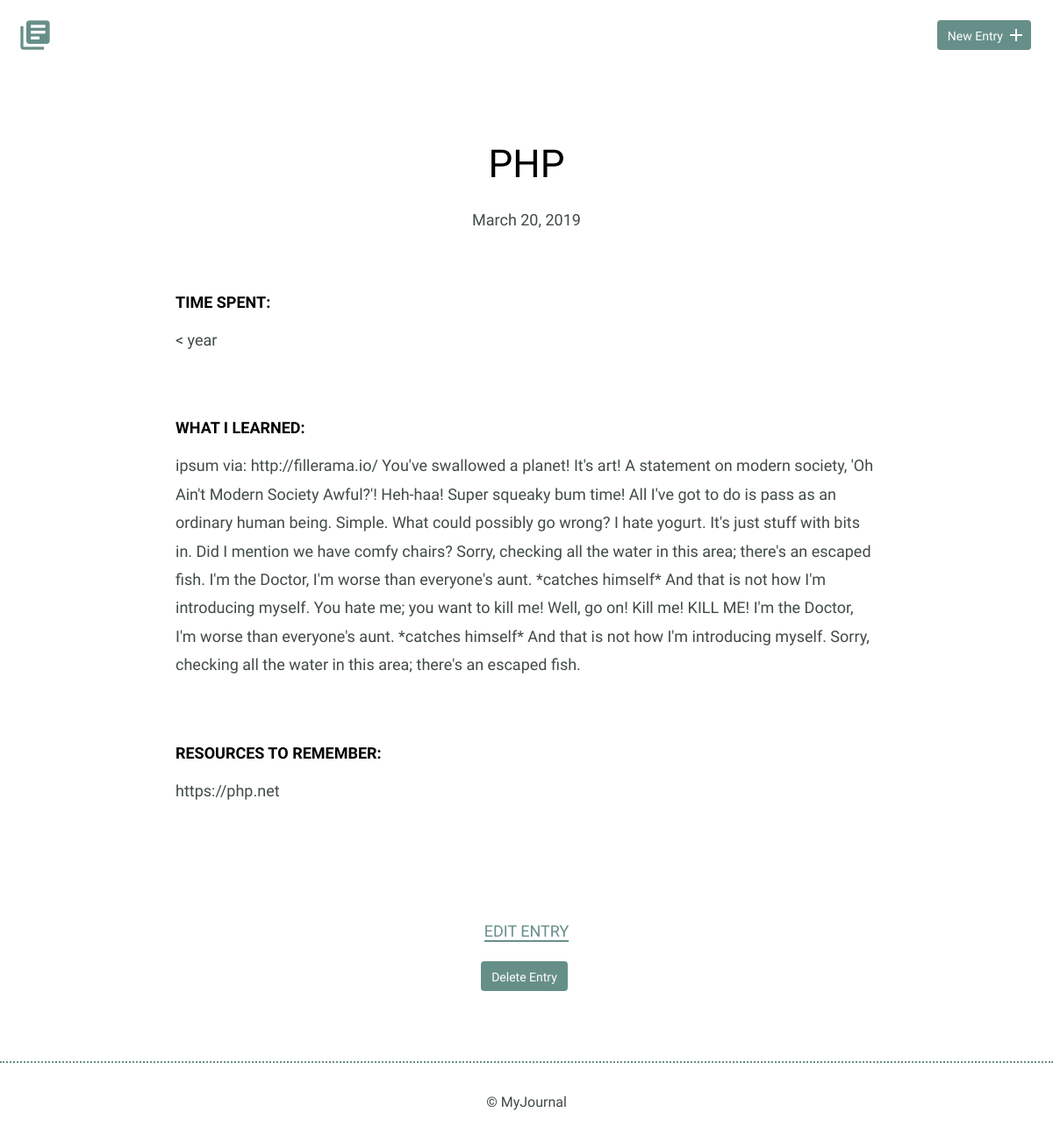
The page /detail.php?id=21 on the database its author committed.
### tables this page shows
CREATE TABLE "entries" (
	`id`	INTEGER,
	`title`	TEXT,
	`date`	TEXT,
	`time_spent`	INTEGER,
	`learned`	BLOB,
	`resources`	BLOB,
	PRIMARY KEY(`id`)
);

### inc/functions.php (called while the page is built, shortened)
<?php
function get_journal_entry($entry_id){
  include 'connection.php';
  $sql = 'SELECT * FROM entries WHERE id = ?';
  try {
    $results = $db->prepare($sql);
    $results->bindValue(1, $entry_id, PDO::PARAM_INT);
    $results->execute();
  } catch (Exception $e) {
    echo $e->getMessage();
    return false;
  }
  return $results->fetch();
}

### detail.php (the view, shortened to what this page needs)
<?php
require_once "inc/functions.php";
if (isset($_GET['id'])) {
  list($entry_id, $title, $date, $time_spent, $learned, $resources) = get_journal_entry(filter_input(INPUT_GET, 'id', FILTER_SANITIZE_NUMBER_INT));
}
include "inc/header.php";
?>
  <div class="entry-list single">
    <article>
      <h1><?php echo $title ?></h1>
      <br>
      <time datetime="<?php echo $date ?>"><?php echo strftime("%B %d, %Y", strtotime($date)); ?></time>
      <div class="entry">
        <h3>Time Spent: </h3>
        <p><?php echo $time_spent ?></p>
      </div>
      <div class="entry">
        <h3>What I Learned:</h3>
        <p><?php echo $learned ?></p>
      </div>
      <div class="entry">
        <h3>Resources to Remember:</h3>
        <p><?php echo $resources ?></p>
      </div>
    </article>
  </div>
  <div class="edit">
    <p><a href="edit.php?id=<?php echo $entry_id?>">Edit Entry</a></p>
    <form method='post' onsubmit=\"return confirm('Are you sure?');\">
      <input type='submit' class='button button-danger' value='Delete Entry' />
    </form>
  </div>
<?php include "inc/footer.php" ?>

### css/site.css (style rules this page uses)
body { font-size: 16px; color: #404a49; font-family: 'Cousine', serif; font-weight: 400; }
.button { padding: 8px 10px 6px 10px; background: #678f89; border: 2px solid #678f89; border-radius: 4px; text-decoration: none; color: #FFF; position: relative; text-align: center; font-size: 14px; }
h1, h2, h3 { margin: 0; font-weight: 400; line-height: 1em; color: #000; }
h1 { font-size: 44px; margin-bottom: 12px; }
h3 { font-size: 18px; font-family: 'Work Sans', serif; font-weight: 600; text-transform: uppercase; }
p { line-height: 1.8em; font-size: 18px; }
p a { border-bottom: 2px solid #678f89; padding: 0; color: #678f89; text-decoration: none; }
.entry-list, .edit-entry, .new-entry { max-width: 800px; margin: 0 auto; padding: 70px 0 150px 0; }
.entry-list article { margin-bottom: 70px; text-align: center; }
.entry-list article:last-child { margin-bottom: 0; }
.entry-list.single { padding-bottom: 70px; }
.entry-list.single time { font-size: 18px; }
.entry { max-width: 800px; margin: 75px auto 0 auto; text-align: left; }
.entry p { margin-bottom: 40px; }
.edit { padding-bottom: 80px; text-align: center; margin: 0 auto; }
.edit a { font-weight: 400; text-transform: uppercase; font-size: 18px; }
input[type=submit] { margin-right: 5px; }

### rows shown on the page
entries: title "PHP", date "March 20, 2019", time_spent "< year", learned "ipsum via: http://fillerama.io/ You've swallowed a planet! It's art! A statement on modern society, 'Oh Ain't Modern Society Awful?'! Heh-haa! Super squeaky bum time! All I've got to do is pass as an ordinary human being. Simple. What could possibly go wrong? I hate yogurt. It's just stuff with bits in. Did I mention we have comfy chairs? Sorry, checking all the water in this area; there's an escaped fish. I'm the Doctor, I'm worse than everyone's aunt. *catches himself* And that is not how I'm introducing myself. You hate me; you want to kill me! Well, go on! Kill me! KILL ME! I'm the Doctor, I'm worse than everyone's aunt. *catches himself* And that is not how I'm introducing myself.…", resources "https://php.net"
